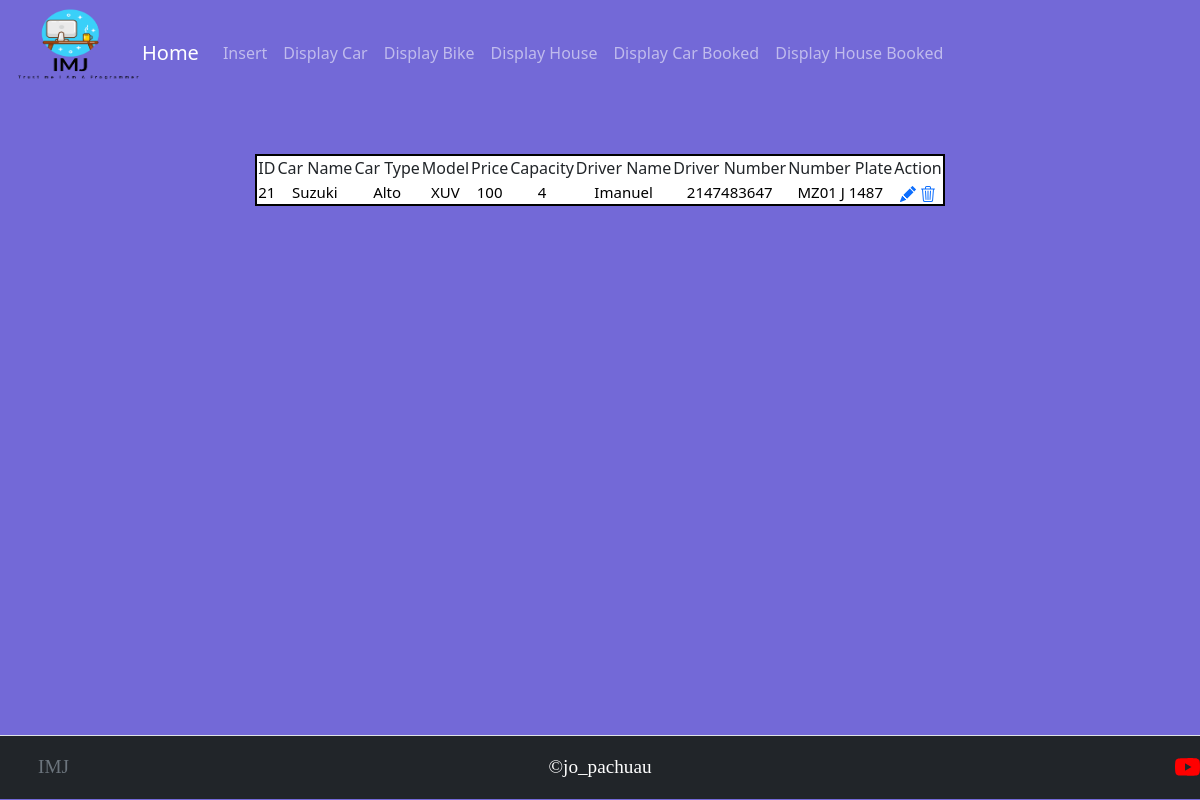
The app's page /admin/display_car.php with its own data.
### tables this page shows
CREATE TABLE `add_car` (
  `id` int(11) NOT NULL,
  `car_name` varchar(100) NOT NULL,
  `car_type` varchar(100) NOT NULL,
  `model` varchar(100) NOT NULL,
  `price` int(11) NOT NULL,
  `capacity` int(11) NOT NULL,
  `driver_name` varchar(100) NOT NULL,
  `driver_number` int(10) NOT NULL,
  `number_plate` varchar(100) NOT NULL
);

### admin/display_car.php (the view, shortened to what this page needs)
<html>
<?php include 'db/dbcon.php';
include 'partials/header.php' ?>
<body>
    <div class="table-wrapper">
        <table style="border-color: black; border-width:2px;width 90%; border-style:solid; background-color:white;" border="2" cellspacing="4" align="center">
            <thead>
                <tr>
                    <td style="text-align: center" ;>ID</td>
                    <td style="text-align: center" ;>Car Name</td>
                    <td style="text-align: center" ;>Car Type</td>
                    <td style="text-align: center" ;> Model</td>
                    <td style="text-align: center" ;>Price</td>
                    <td style="text-align: center" ;>Capacity</td>
                    <td style="text-align: center" ;>Driver Name</td>
                    <td style="text-align: center" ;>Driver Number</td>
                    <td style="text-align: center" ;>Number Plate</td>
                    <td style="text-align: center" ;>Action</td>
                </tr>
            </thead>
            <tbody>
                <?php
                $sql = 'SELECT id,car_name,car_type, model, price, capacity,driver_name,driver_number,number_plate from add_car';
                $res = mysqli_query($con, $sql);
                if ($res->num_rows > 0) {
                    while ($row = mysqli_fetch_array($res)) {
                        echo "<tr style='background: white;''>";
                        echo "<td style='text-align: center;color:black; font-size: 15px;';>  $row[0]  </td>";
                        echo "<td style='text-align: center;color:black; font-size: 15px;';>  $row[1]  </td>";
                        echo "<td style='text-align: center;color:black; font-size: 15px;';>  $row[2]  </td>";
                        echo "<td style='text-align: center;color:black; font-size: 15px;';>  $row[3]  </td>";
                        echo "<td style='text-align: center;color:black; font-size: 15px;';>  $row[4]  </td>";
                        echo "<td style='text-align: center;color:black; font-size: 15px;';>  $row[5]  </td>";
                        echo "<td style='text-align: center;color:black; font-size: 15px;';>  $row[6]  </td>";
                        echo "<td style='text-align: center;color:black; font-size: 15px;';>  $row[7]  </td>";
                        echo "<td style='text-align: center;color:black; font-size: 15px;';>  $row[8]  </td>";
                ?>
                        <td style='text-align: center;color:white' ;> <a href='/admin/car_update.php?id=<?php echo $row[0]; ?>'></a>
                            <a href='/admin/model/delete_car.php?id=<?php echo $row[0]; ?>'></a>
                        </td>
                <?php
                        echo "</tr>";
                    }
                } else {
                    echo 'No Record Found';
                }
                echo '</table>';
                echo '</div>';
                include 'partials/footer.php';
                ?>
</body>
</html>

### admin/display_car.php (style rules this page uses)
body { background-color: rgb(115, 105, 215); background-repeat: no-repeat; background-size: 110% 110%; }

### records on screen
add_car: id "21", car_name "Suzuki", car_type "Alto", model "XUV", price "100", capacity "4", driver_name "Imanuel", driver_number "2147483647", number_plate "MZ01 J 1487"
